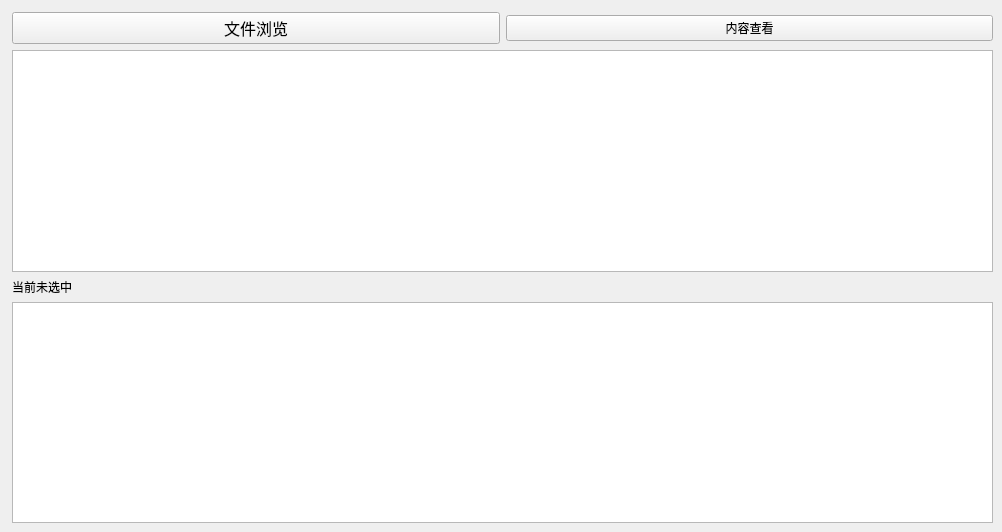
    <widget class="QWidget" name="tab_file_read">
     <attribute name="title">
      <string>存储文件读取</string>
     </attribute>
     <widget class="QWidget" name="layoutWidget">
      <property name="geometry">
       <rect>
        <x>12</x>
        <y>12</y>
        <width>981</width>
        <height>511</height>
       </rect>
      </property>
      <layout class="QVBoxLayout" name="verticalLayout_4">
       <item>
        <layout class="QHBoxLayout" name="horizontalLayout_7">
         <item>
          <widget class="QPushButton" name="pushButton_filenamedisplay">
           <property name="font">
            <font>
             <family>宋体</family>
             <pointsize>12</pointsize>
             <weight>50</weight>
             <bold>false</bold>
            </font>
           </property>
           <property name="text">
            <string>文件浏览</string>
           </property>
          </widget>
         </item>
         <item>
          <widget class="QPushButton" name="pushButton_read_file">
           <property name="text">
            <string>内容查看</string>
           </property>
          </widget>
         </item>
        </layout>
       </item>
       <item>
        <widget class="QListWidget" name="listWidget_files"/>
       </item>
       <item>
        <widget class="QLabel" name="label_selected_file">
         <property name="sizePolicy">
          <sizepolicy hsizetype="Expanding" vsizetype="Preferred">
           <horstretch>0</horstretch>
           <verstretch>0</verstretch>
          </sizepolicy>
         </property>
         <property name="text">
          <string>当前未选中</string>
         </property>
        </widget>
       </item>
       <item>
        <widget class="QTableWidget" name="tableWidget_file_content">
         <property name="alternatingRowColors">
          <bool>true</bool>
         </property>
         <property name="selectionMode">
          <enum>QAbstractItemView::NoSelection</enum>
         </property>
         <property name="selectionBehavior">
          <enum>QAbstractItemView::SelectItems</enum>
         </property>
        </widget>
       </item>
      </layout>
     </widget>
    </widget>
